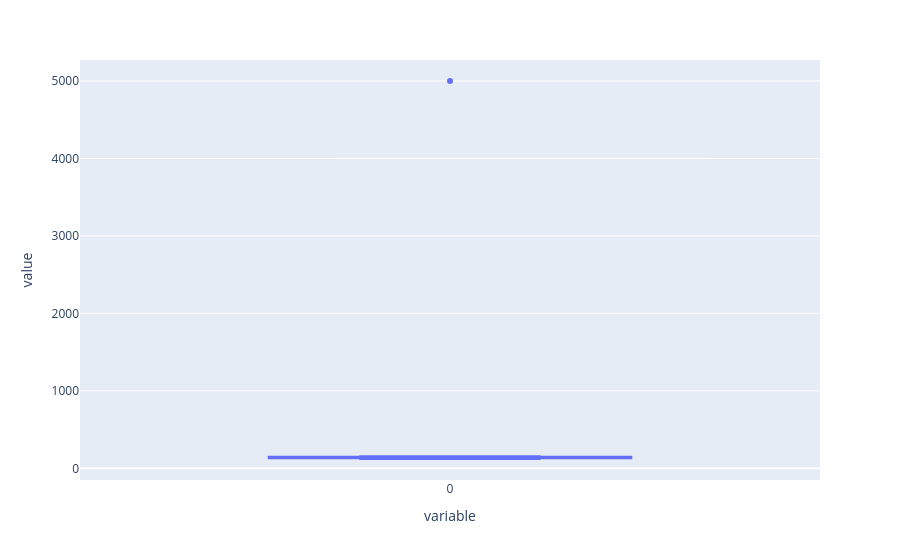

Write notebook code for a chart like this one.
### Code cell
#3

px.box(latncy).show()

### Figure 1 — Plotly figure (JSON) as saved in the notebook; plotly's stock layout.template omitted (floating-point values rounded to 4 significant figures)
{"data": [{"alignmentgroup": "True", "hovertemplate": "variable=%{x}<br>value=%{y}<extra></extra>", "legendgroup": "", "marker": {"color": "#636efa"}, "name": "", "notched": false, "offsetgroup": "", "orientation": "v", "showlegend": false, "type": "box", "x": ["0", "0", "0", "0", "0", "0", "0", "0", "0", "0"], "x0": " ", "xaxis": "x", "y": [120, 125, 130, 132, 135, 140, 145, 150, 155, 5000], "y0": " ", "yaxis": "y"}], "layout": {"boxmode": "group", "legend": {"tracegroupgap": 0}, "margin": {"t": 60}, "xaxis": {"anchor": "y", "domain": [0, 1], "title": {"text": "variable"}}, "yaxis": {"anchor": "x", "domain": [0, 1], "title": {"text": "value"}}}}
